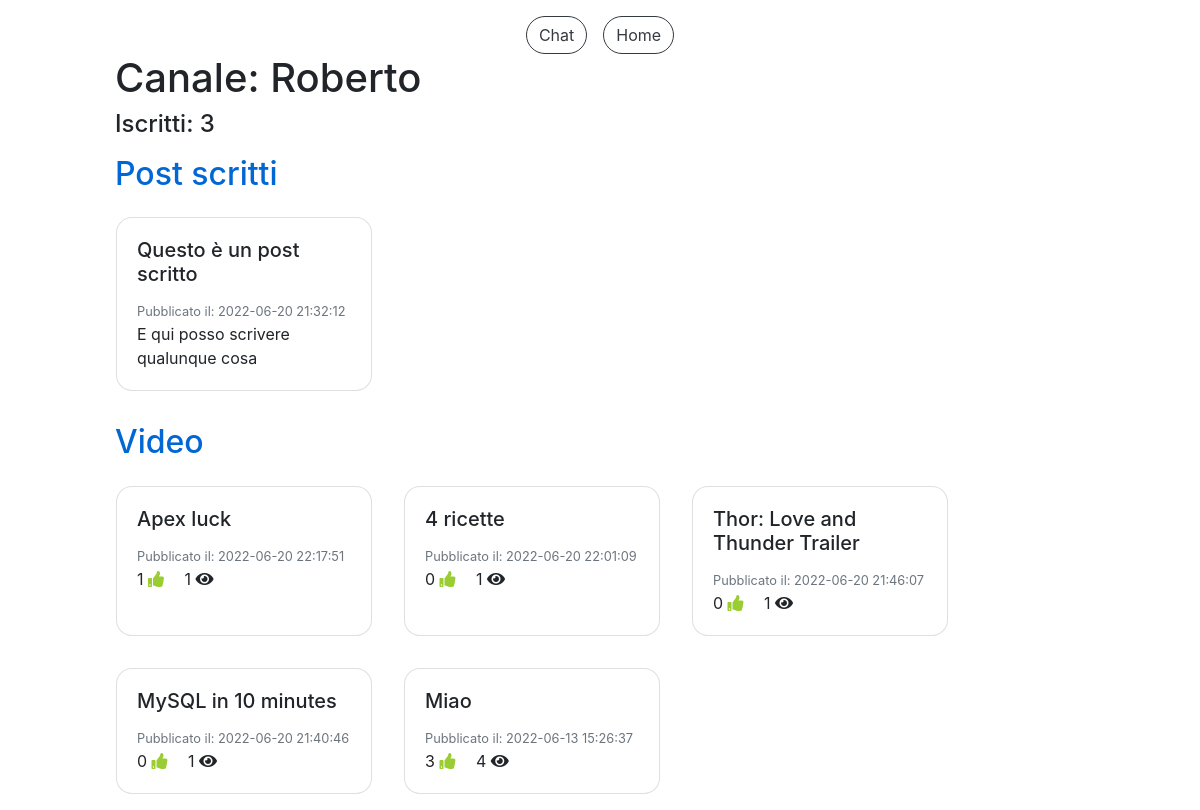
Before: /canale.php?canale=Roberto (signed in) with the older database file.
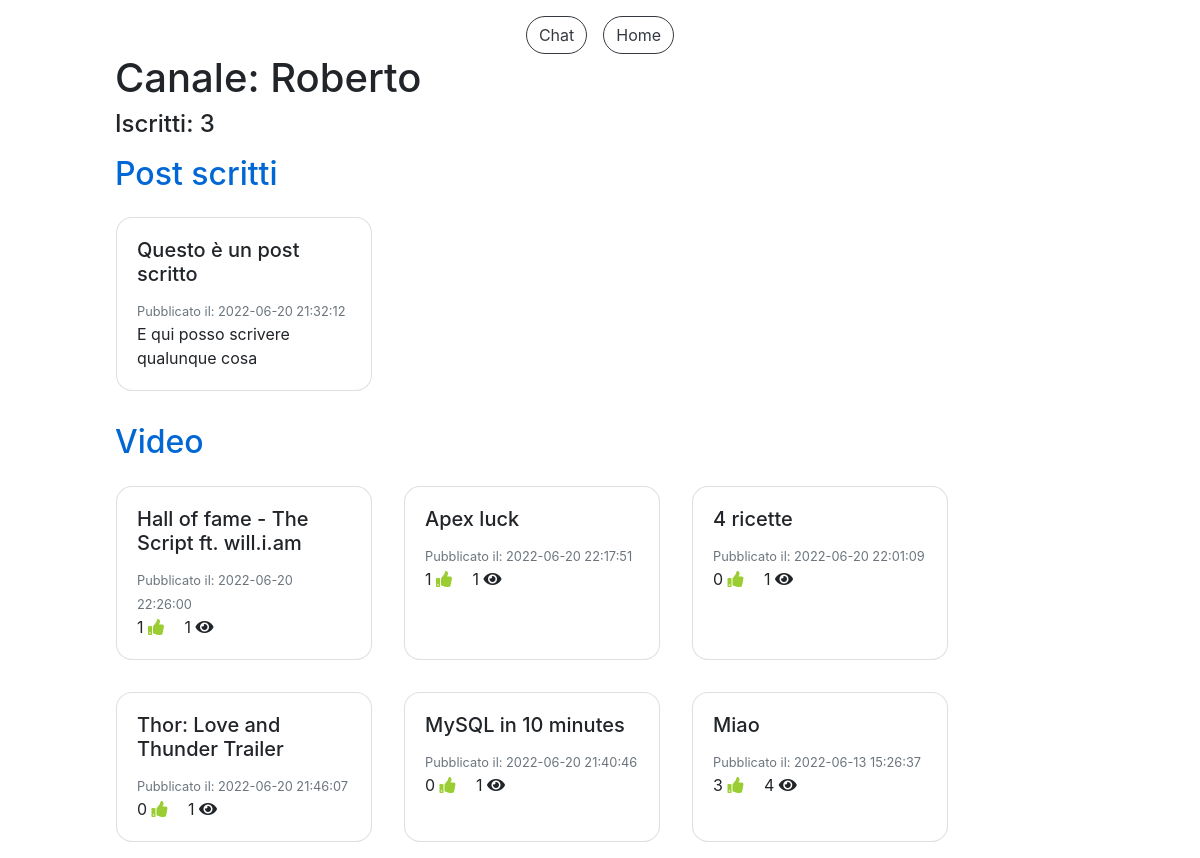
After: the same page with the newer database file.
### tables this page shows
CREATE TABLE `accounts` (
  `IdAccount` int(11) NOT NULL,
  `Username` varchar(40) NOT NULL,
  `Mail` varchar(40) NOT NULL,
  `Password` varchar(100) NOT NULL,
  `Canale` tinyint(1) NOT NULL,
  `NumeroIscritti` int(11) DEFAULT NULL
);

CREATE TABLE `post_scritti` (
  `IdPost` int(11) NOT NULL,
  `Titolo` varchar(40) NOT NULL,
  `DataPubblicazione` datetime NOT NULL DEFAULT current_timestamp(),
  `TestoPost` varchar(400) NOT NULL,
  `IdAccount` int(11) NOT NULL
);

CREATE TABLE `video` (
  `IdVideo` int(11) NOT NULL,
  `Titolo` varchar(100) NOT NULL,
  `SorgenteVideo` varchar(300) NOT NULL,
  `DataPubblicazione` datetime NOT NULL DEFAULT current_timestamp(),
  `NumeroLike` int(11) NOT NULL DEFAULT 0,
  `NumeroVisualizzazioni` int(11) NOT NULL DEFAULT 0,
  `IdAccount` int(11) NOT NULL
);

### check_canale.php (called while the page is built, shortened)
<?php
  include("db.php");
  $sql="SELECT * FROM Accounts WHERE IdAccount=?";
  $query=$db->prepare($sql);
  $dati=array($_SESSION["loginID"]);
  $query->execute($dati);
  $ris=$query->fetchAll();
?>

### canale.php (the view, shortened to what this page needs)
<!DOCTYPE html>
<html>
<head>
  <link rel="stylesheet" href="css/style.css">
  <link rel="stylesheet" href="css/custom_style.css">
</head>
<body>
  <?php
    include("db.php");
    include("check_canale.php");
  ?>
  <div class="container-fluid pt-3">
    <div class="row justify-content-center">
      <?php
        echo '<button type="button" class="btn btn-outline-dark mr-3" onclick="location.href=\'chat.php?username='. $_GET["canale"] .'\'">Chat</button>';
      ?>
      <button type="button" class="btn btn-outline-dark" onclick="location.href='home.php'">Home</button>
    </div>
    <div class="row justify-content-center">
      <div class="col-10">
        <h1>Canale: <?php echo $_GET["canale"]; ?></h1>
        <h4>Iscritti:
        <?php
          $sql="SELECT * FROM Accounts WHERE Username=?";
          $query=$db->prepare($sql);
          $dati=array($_GET["canale"]);
          $query->execute($dati);
          $ris=$query->fetchAll();
          foreach($ris as $row) {
            echo $row["NumeroIscritti"];
          }
        ?>
        </h4>
        <h2 class="titleText mt-3">Post scritti</h2>
        <div class="row">
          <?php
          $sql="SELECT * FROM Post_Scritti s, Accounts a WHERE a.IdAccount=s.IdAccount AND a.Username=? ORDER BY s.DataPubblicazione DESC";
          $query=$db->prepare($sql);
          $dati=array($_GET["canale"]);
          $query->execute($dati);
          $ris=$query->fetchAll();
          foreach($ris as $row) {
            echo '<div class="card m-3 card-post" style="width: 16rem;">
                    <div class="card-body card-post" onclick="location.href=\'post.php?postID='.$row["IdPost"].'\'">
                      <h5 class="card-title card-post">'. $row["Titolo"] .'</h5>
                      <p class="card-text card-post">
                        <small class="text-muted">Pubblicato il: '. $row["DataPubblicazione"] .'</small><br>
                        '. $row["TestoPost"] .'<br>
                      </p>
                    </div>
                  </div>';
          }
          ?>
        </div>
        <h2 class="titleText mt-3">Video</h2>
        <div id="postVideo" class="row">
          <?php
          $sql="SELECT * FROM Video v JOIN Accounts a ON v.IdAccount=a.IdAccount WHERE a.Username=? ORDER BY v.DataPubblicazione DESC";
          $query=$db->prepare($sql);
          $dati=array($_GET["canale"]);
          $query->execute($dati);
          $ris=$query->fetchAll();
          foreach($ris as $row) {
            $sql="SELECT * FROM Video v, Visualizzazioni vis, Accounts a WHERE v.IdVideo=vis.IdVideo AND a.IdAccount=vis.IdAccount AND vis.IdAccount=? AND v.IdVideo=?";
            $query=$db->prepare($sql);
            $dati=array($_SESSION["loginID"], $row["IdVideo"]);
            $query->execute($dati);
            $risVis=$query->fetchAll();
            $tempoVis=-1;
            foreach($risVis as $vis) {
              $tempoVis=$vis["TempoVisualizzazione"];
            }
            echo '<div class="card card-video m-3" style="width: 16rem;">
                    <div class="card-body card-video" onclick="location.href=\'video.php?id='. $row["IdVideo"] .'&titolo='. $row["Titolo"] .'&video='. $row["SorgenteVideo"] .'&time='. $tempoVis .'\'">
                      <h5 class="card-title card-video">'. $row["Titolo"] .'</h5>
                      <p class="card-text card-video">
                        <small class="text-muted">Pubblicato il: '. $row["DataPubblicazione"] .'</small><br>
                        '. $row["NumeroLike"] .' <i class="fa fa-thumbs-up mr-3"></i>
                        '. $row["NumeroVisualizzazioni"] .' <i class="fa fa-eye"></i>
                      </p>
                    </div>
                  </div>';
          }
          ?>
        </div>
      </div>
    </div>
  </div>
</body>
</html>

Changed rows visible on the page:
added video: Titolo "Hall of fame - The Script ft. will.i.am", DataPubblicazione "2022-06-20 22:26:00", NumeroLike "1", NumeroVisualizzazioni "1"
